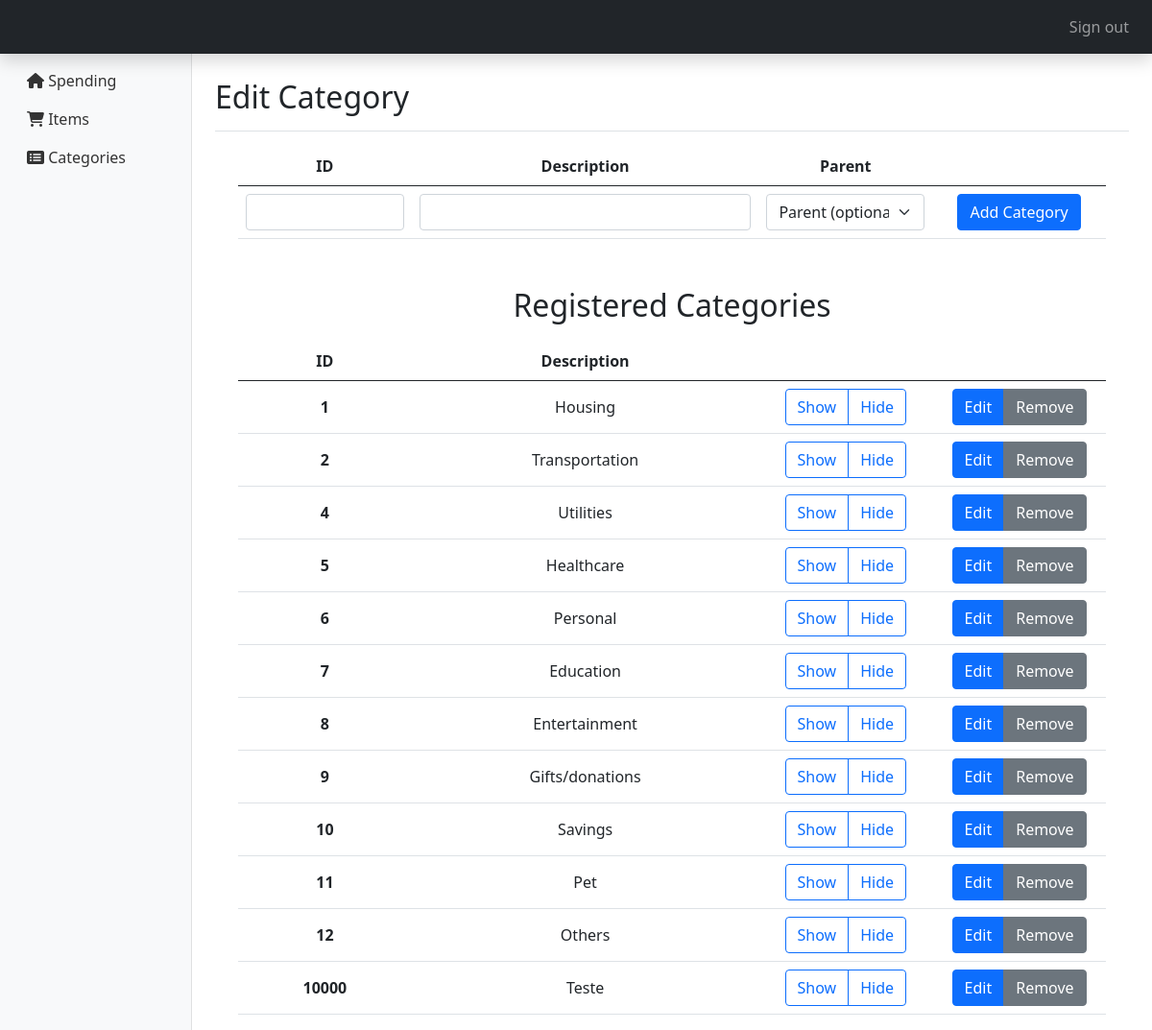
The page /category (signed in) on the database as committed earlier.
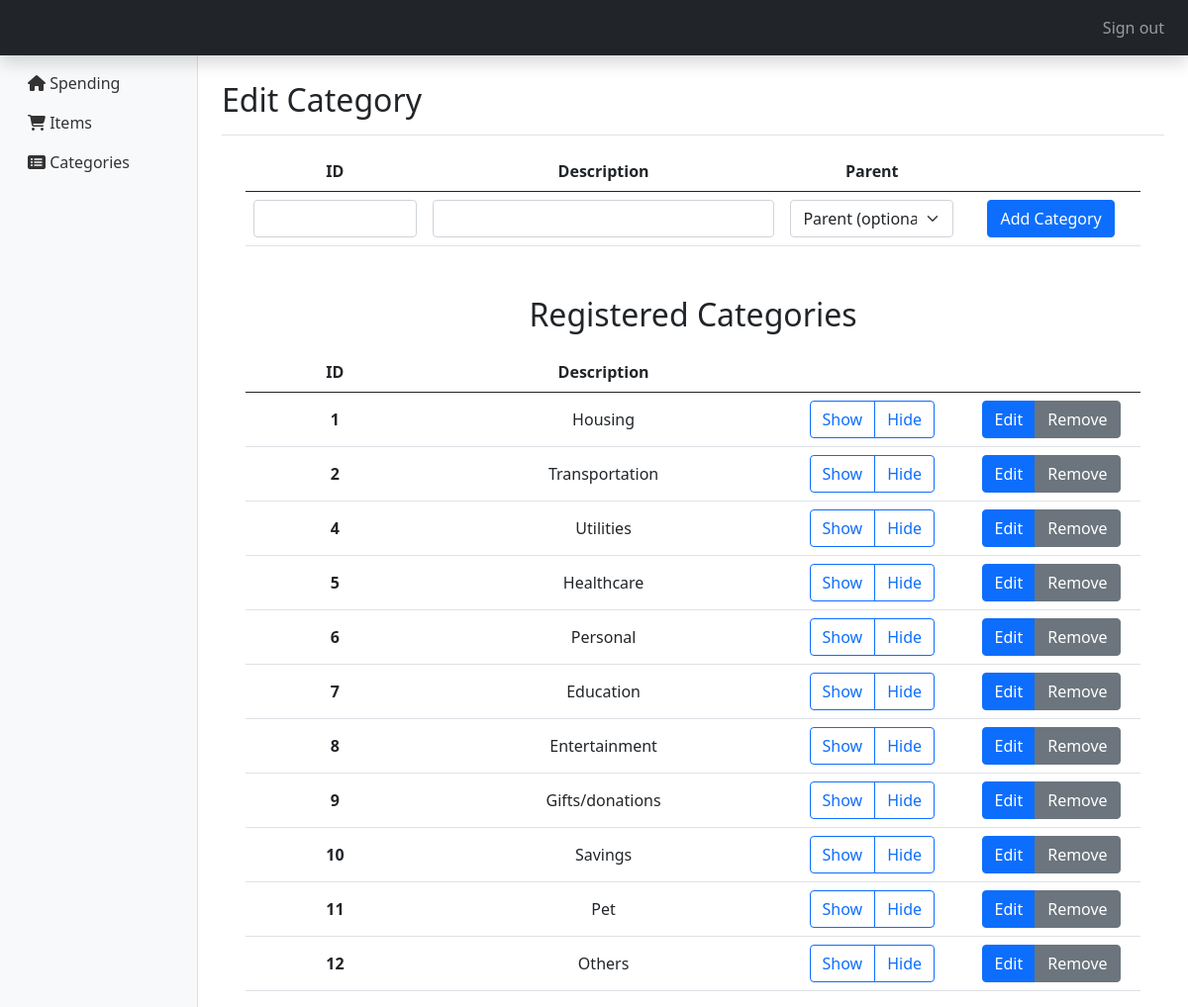
The same page on the database as committed later.
### tables this page shows
CREATE TABLE categoria (
    id INTEGER PRIMARY KEY NOT NULL,
    descricao VARCHAR(30),
    parent_id INTEGER
);

### application.py (the view, shortened to what this page needs)
@app.route("/category", methods=["GET", "POST"])
@login_required
def category():
    categories = cur.execute("SELECT * FROM categoria WHERE parent_id IS NULL").fetchall()
    subcategories = cur.execute("SELECT * FROM categoria WHERE parent_id IS NOT NULL").fetchall()
    return render_template("category.html", category_list=categories, subcategories=subcategories)

### application.py (called while the page is built)
@app.after_request
def after_request(response):
    response.headers["Cache-Control"] = "no-cache, no-store, must-revalidate"
    response.headers["Expires"] = 0
    response.headers["Pragma"] = "no-cache"
    return response

### helpers.py (called while the page is built)
def login_required(f):
    @wraps(f)
    def decorated_function(*args, **kwargs):
        if session.get("user_id") is None:
            return redirect("/login")
        return f(*args, **kwargs)
    return decorated_function

### templates/category.html (shortened to what this page needs)
{% extends "layout.html" %}
{% block main %}
<div class="d-flex justify-content-between flex-wrap flex-md-nowrap align-items-center pt-3 pb-2 mb-3 border-bottom">
    <h1 class="h2">Edit Category</h1>
</div>
<div class="table-responsive">
    <div class="container-fluid d-flex justify-content-center">
        <table class="table align-middle">
            <thead>
                <tr style="text-align: center">
                    <th scope="col" width="20%">ID</th>
                    <th scope="col" width="40%">Description</th>
                    <th scope="col" width="20%">Parent</th>
                    <th scope="col" width="20%"></th>
                </tr>
            </thead>
            <tbody>
                <tr style="text-align: center">
                    <form action="/category" method="POST">
                    <td>
                        <input name="categoryId" type="number" min="0" step="1" required class="form-control inputcatid">
                    </td>
                    <td>
                        <input name="catDesc" type="text" required class="form-control inputcatdesc"></td>
                    <td>
                        <select name="catParent" class="form-select">
                            <option disabled selected value="">Parent (optional)</option>
                        </select>
                    </td>
                    <td><button type="submit" class="btn btn-primary" name="postbutton" value="add">Add Category</button></td>
                </form>
                </tr>
            </tbody>
        </table>
    </div>
</div>
    <br>
    <div class="container-fluid d-flex justify-content-center">
        <h2 style="padding: 10px">Registered Categories</h2>
    </div>
    <div class="table-responsive">
        <div class="container-fluid d-flex justify-content-center">
            <table class="table align-middle">
                <thead>
                    <tr style="text-align:center">
                        <th scope="col" width="20%">ID</th>
                        <th scope="col" width="40%">Description</th>
                        <th scope="col" width="20%"></th>
                        <th scope="col" width="20%"></th>
                    </tr>
                </thead>
                <tbody style="text-align:center">
                    {% for item in category_list %}
                        <tr id="tr{{ item['id']}}">
                            <form action="/category" method="POST">
                                <th>{{ item['id'] }}</td>
                                <td
                                    ><input type="hidden" name="id" id="description" value="{{ item['descricao'] }}">{{ item['descricao'].capitalize() }}
                                </td>
                                <td>
                                    <div class="btn-group">
                                        <button class="btn btn-outline-primary show" type="button" value="{{ item['id']}}">Show</button>
                                        <button class="btn btn-outline-primary hide" type="button" value="{{ item['id']}}">Hide</button>
                                    </div>
                                </td>
                                <td>
                                    <div class="btn-group">
                                        <button class="btn btn-primary edit" type="button" value="{{ item['id']}}">Edit</button>
                                        <button class="btn btn-secondary" type="submit" name="postbutton" value="remove">Remove</button>
                                    </div>
                                </td>
                            </form>
                        </tr>
                    {% endfor %}
                </tbody>
            </table>
        </div>
    </div>
{% endblock %}

Rows that differ between the two databases and show on the page:
removed categoria: id "10000", descricao "Teste"
